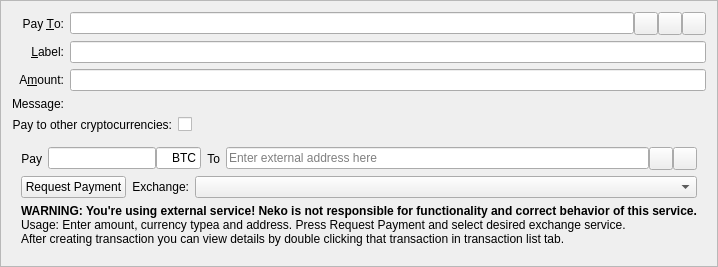
  <widget class="QFrame" name="SendCoins">
   <property name="toolTip">
    <string>This is a normal payment.</string>
   </property>
   <property name="autoFillBackground">
    <bool>false</bool>
   </property>
   <property name="frameShape">
    <enum>QFrame::StyledPanel</enum>
   </property>
   <property name="frameShadow">
    <enum>QFrame::Sunken</enum>
   </property>
   <layout class="QGridLayout" name="gridLayout_2">
    <item row="0" column="0">
     <widget class="QLabel" name="payToLabel">
      <property name="text">
       <string>Pay &amp;To:</string>
      </property>
      <property name="alignment">
       <set>Qt::AlignRight|Qt::AlignTrailing|Qt::AlignVCenter</set>
      </property>
      <property name="buddy">
       <cstring>payTo</cstring>
      </property>
     </widget>
    </item>
    <item row="1" column="1">
     <widget class="QLineEdit" name="addAsLabel">
      <property name="toolTip">
       <string>Enter a label for this address to add it to the list of used addresses</string>
      </property>
     </widget>
    </item>
    <item row="2" column="0">
     <widget class="QLabel" name="amountLabel">
      <property name="text">
       <string>A&amp;mount:</string>
      </property>
      <property name="alignment">
       <set>Qt::AlignRight|Qt::AlignTrailing|Qt::AlignVCenter</set>
      </property>
      <property name="buddy">
       <cstring>payAmount</cstring>
      </property>
     </widget>
    </item>
    <item row="2" column="1">
     <widget class="BitcoinAmountField" name="payAmount"/>
    </item>
    <item row="3" column="0">
     <widget class="QLabel" name="messageLabel">
      <property name="text">
       <string>Message:</string>
      </property>
      <property name="alignment">
       <set>Qt::AlignRight|Qt::AlignTrailing|Qt::AlignVCenter</set>
      </property>
     </widget>
    </item>
    <item row="3" column="1">
     <widget class="QLabel" name="messageTextLabel">
      <property name="toolTip">
       <string>A message that was attached to the neko: URI which will be stored with the transaction for your reference. Note: This message will not be sent over the Neko network.</string>
      </property>
      <property name="textFormat">
       <enum>Qt::PlainText</enum>
      </property>
     </widget>
    </item>
    <item row="4" column="0" colspan="2">
     <layout class="QFormLayout" name="toggleExchLayout">
      <item row="0" column="0">
       <widget class="QLabel" name="toggleExchLabel">
        <property name="text">
         <string>Pay to other cryptocurrencies:</string>
        </property>
        <property name="alignment">
         <set>Qt::AlignRight|Qt::AlignTrailing|Qt::AlignVCenter</set>
        </property>
        <property name="buddy">
         <cstring>payTo</cstring>
        </property>
       </widget>
      </item>
      <item row="0" column="1">
       <widget class="QCheckBox" name="checkBoxExch">
        <property name="sizePolicy">
         <sizepolicy hsizetype="Fixed" vsizetype="Fixed">
          <horstretch>0</horstretch>
          <verstretch>0</verstretch>
         </sizepolicy>
        </property>
        <property name="text">
         <string/>
        </property>
       </widget>
      </item>
     </layout>
    </item>
    <item row="1" column="0">
     <widget class="QLabel" name="labellLabel">
      <property name="text">
       <string>&amp;Label:</string>
      </property>
      <property name="alignment">
       <set>Qt::AlignRight|Qt::AlignTrailing|Qt::AlignVCenter</set>
      </property>
      <property name="buddy">
       <cstring>addAsLabel</cstring>
      </property>
     </widget>
    </item>
    <item row="0" column="1">
     <layout class="QHBoxLayout" name="payToLayout">
      <property name="spacing">
       <number>0</number>
      </property>
      <item>
       <widget class="QValidatedLineEdit" name="payTo">
        <property name="toolTip">
         <string>The Neko address to send the payment to</string>
        </property>
       </widget>
      </item>
      <item>
       <widget class="QToolButton" name="addressBookButton">
        <property name="toolTip">
         <string>Choose previously used address</string>
        </property>
        <property name="text">
         <string/>
        </property>
        <property name="icon">
         <iconset resource="../bitcoin.qrc">
          <normaloff>:/icons/address-book</normaloff>:/icons/address-book</iconset>
        </property>
        <property name="shortcut">
         <string>Alt+A</string>
        </property>
       </widget>
      </item>
      <item>
       <widget class="QToolButton" name="pasteButton">
        <property name="toolTip">
         <string>Paste address from clipboard</string>
        </property>
        <property name="text">
         <string/>
        </property>
        <property name="icon">
         <iconset resource="../bitcoin.qrc">
          <normaloff>:/icons/editpaste</normaloff>:/icons/editpaste</iconset>
        </property>
        <property name="shortcut">
         <string>Alt+P</string>
        </property>
       </widget>
      </item>
      <item>
       <widget class="QToolButton" name="deleteButton">
        <property name="toolTip">
         <string>Remove this entry</string>
        </property>
        <property name="text">
         <string/>
        </property>
        <property name="icon">
         <iconset resource="../bitcoin.qrc">
          <normaloff>:/icons/remove</normaloff>:/icons/remove</iconset>
        </property>
       </widget>
      </item>
     </layout>
    </item>
    <item row="5" column="0" colspan="2">
     <widget class="QWidget" name="exchWidget" native="true">
      <property name="toolTip">
       <string>This is a payment to external cryptocurrencies</string>
      </property>
      <layout class="QGridLayout" name="gridLayout">
       <item row="0" column="0">
        <layout class="QHBoxLayout" name="horizontalLayout1">
         <item>
          <widget class="QLabel" name="amountExchLabel">
           <property name="sizePolicy">
            <sizepolicy hsizetype="Preferred" vsizetype="Preferred">
             <horstretch>0</horstretch>
             <verstretch>0</verstretch>
            </sizepolicy>
           </property>
           <property name="text">
            <string>Pay</string>
           </property>
           <property name="alignment">
            <set>Qt::AlignRight|Qt::AlignTrailing|Qt::AlignVCenter</set>
           </property>
          </widget>
         </item>
         <item>
          <layout class="QHBoxLayout" name="horizontalLayout1_1">
           <property name="spacing">
            <number>0</number>
           </property>
           <item>
            <widget class="QLineEdit" name="payAmountExch">
             <property name="sizePolicy">
              <sizepolicy hsizetype="Fixed" vsizetype="Fixed">
               <horstretch>0</horstretch>
               <verstretch>0</verstretch>
              </sizepolicy>
             </property>
             <property name="toolTip">
              <string>Amount of currency</string>
             </property>
             <property name="alignment">
              <set>Qt::AlignRight|Qt::AlignTrailing|Qt::AlignVCenter</set>
             </property>
            </widget>
           </item>
           <item>
            <widget class="QLineEdit" name="payTypeExch">
             <property name="sizePolicy">
              <sizepolicy hsizetype="Fixed" vsizetype="Fixed">
               <horstretch>1</horstretch>
               <verstretch>0</verstretch>
              </sizepolicy>
             </property>
             <property name="minimumSize">
              <size>
               <width>45</width>
               <height>0</height>
              </size>
             </property>
             <property name="maximumSize">
              <size>
               <width>45</width>
               <height>16777215</height>
              </size>
             </property>
             <property name="toolTip">
              <string>Currency short name (i.e. BTC)</string>
             </property>
             <property name="text">
              <string>BTC</string>
             </property>
             <property name="alignment">
              <set>Qt::AlignRight|Qt::AlignTrailing|Qt::AlignVCenter</set>
             </property>
            </widget>
           </item>
          </layout>
         </item>
         <item>
          <widget class="QLabel" name="toExchLabel">
           <property name="sizePolicy">
            <sizepolicy hsizetype="Preferred" vsizetype="Preferred">
             <horstretch>0</horstretch>
             <verstretch>0</verstretch>
            </sizepolicy>
           </property>
           <property name="text">
            <string>To</string>
           </property>
           <property name="alignment">
            <set>Qt::AlignRight|Qt::AlignTrailing|Qt::AlignVCenter</set>
           </property>
          </widget>
         </item>
         <item>
          <layout class="QHBoxLayout" name="horizontalLayout1_2">
           <property name="spacing">
            <number>0</number>
           </property>
           <item>
            <widget class="QLineEdit" name="payToExch">
             <property name="toolTip">
              <string>Enter external address here</string>
             </property>
             <property name="placeholderText">
              <string>Enter external address here</string>
             </property>
            </widget>
           </item>
           <item>
            <widget class="QToolButton" name="pasteExchButton">
             <property name="toolTip">
              <string>Paste address from clipboard</string>
             </property>
             <property name="text">
              <string/>
             </property>
             <property name="icon">
              <iconset resource="../bitcoin.qrc">
               <normaloff>:/icons/editpaste</normaloff>:/icons/editpaste</iconset>
             </property>
             <property name="shortcut">
              <string>Alt+P</string>
             </property>
            </widget>
           </item>
           <item>
            <widget class="QToolButton" name="deleteExchButton">
             <property name="toolTip">
              <string>Remove this entry</string>
             </property>
             <property name="text">
              <string/>
             </property>
             <property name="icon">
              <iconset resource="../bitcoin.qrc">
               <normaloff>:/icons/remove</normaloff>:/icons/remove</iconset>
             </property>
            </widget>
           </item>
          </layout>
         </item>
        </layout>
       </item>
       <item row="1" column="0">
        <layout class="QHBoxLayout" name="horizontalLayout2">
         <item>
          <widget class="QPushButton" name="requestPaymentButton">
           <property name="sizePolicy">
            <sizepolicy hsizetype="Fixed" vsizetype="Fixed">
             <horstretch>0</horstretch>
             <verstretch>0</verstretch>
            </sizepolicy>
           </property>
           <property name="text">
            <string>Request Payment</string>
           </property>
          </widget>
         </item>
         <item>
          <widget class="QLabel" name="exchLabel">
           <property name="sizePolicy">
            <sizepolicy hsizetype="Fixed" vsizetype="Fixed">
             <horstretch>0</horstretch>
             <verstretch>0</verstretch>
            </sizepolicy>
           </property>
           <property name="text">
            <string>Exchange:</string>
           </property>
           <property name="alignment">
            <set>Qt::AlignRight|Qt::AlignTrailing|Qt::AlignVCenter</set>
           </property>
          </widget>
         </item>
         <item>
          <widget class="QComboBox" name="exchComboBox">
           <property name="sizePolicy">
            <sizepolicy hsizetype="Preferred" vsizetype="Fixed">
             <horstretch>0</horstretch>
             <verstretch>0</verstretch>
            </sizepolicy>
           </property>
           <property name="toolTip">
            <string>Exchange selection</string>
           </property>
          </widget>
         </item>
        </layout>
       </item>
       <item row="2" column="0">
        <widget class="QLabel" name="infoExchLabel">
         <property name="text">
          <string>&lt;html&gt;&lt;head/&gt;&lt;body&gt;&lt;p&gt;&lt;span style=&quot; font-weight:600;&quot;&gt;WARNING: You're using external service! Neko is not responsible for functionality and correct behavior of this service.&lt;/span&gt;&lt;br/&gt;Usage: Enter amount, currency typea and address. Press Request Payment and select desired exchange service.&lt;br/&gt;After creating transaction you can view details by double clicking that transaction in transaction list tab.&lt;/p&gt;&lt;/body&gt;&lt;/html&gt;</string>
         </property>
        </widget>
       </item>
      </layout>
     </widget>
    </item>
   </layout>
  </widget>
